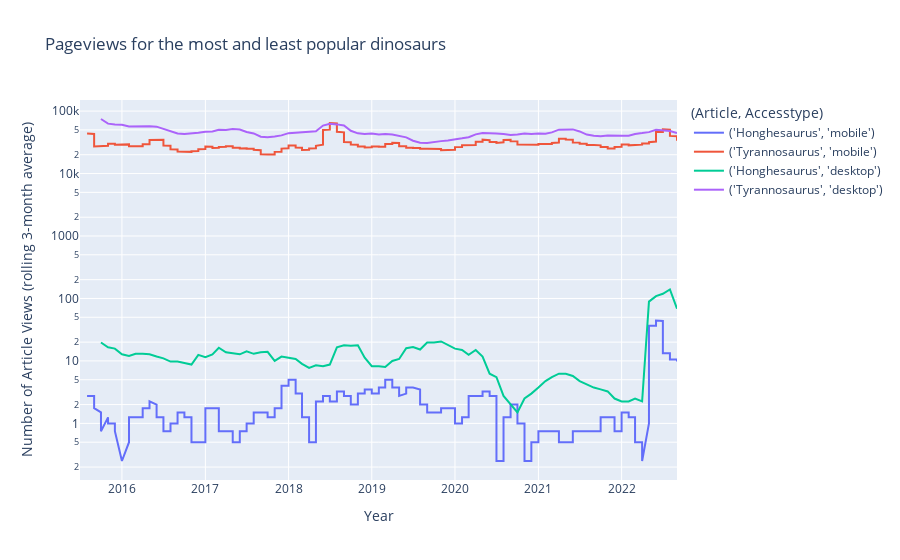

This figure's notebook cell:
### Markdown cell above
### Analysis 1
Maximum Average and Minimum Average - The first graph should contain time series for the articles that have the highest average page requests and the lowest average page requests for desktop access and mobile access. Your graph should have four lines (max desktop, min desktop, max mobile, min mobile).

### Code cell
df_mob = df_mobile.copy()
df_des = df_desktop.copy()

# Plot maximum and minimum averages
def get_min_max(df):
    avgs = df.groupby('article')['views'].mean().sort_values()
    return [avgs.index[0], avgs.index[len(avgs) - 1]]

mob_min_max = get_min_max(df_mob)
des_min_max = get_min_max(df_des)

# rolling average of views
df_des['avg_views'] = df_des.groupby(['article'])['views'].rolling(4).mean().reset_index(0, drop=True)
df_mob['avg_views'] = df_mob.groupby(['article'])['views'].rolling(4).mean().reset_index(0, drop=True)

df_ext = pd.concat([df_mob[df_mob['article'].isin(mob_min_max)], df_des[df_des['article'].isin(des_min_max)]]).reset_index()

df_ext['gkey'] = df_ext[["article", "access"]].apply(tuple, axis=1)

import plotly.express as px

fig = px.line(
    df_ext, 
    x="timestamp_conv", 
    y="avg_views", log_y=True,
    color="gkey",
    labels=dict(timestamp_conv="Year", avg_views="Number of Article Views (rolling 3-month average)", gkey="(Article, Accesstype)"),
    title='Pageviews for the most and least popular dinosaurs')

fig.show()

### Figure 1 — Plotly figure (JSON) as saved in the notebook; plotly's stock layout.template omitted (floating-point values rounded to 4 significant figures; data arrays with more than 128 entries replaced by an {"elided": "..."} marker saying what was removed)
{"data": [{"hovertemplate": "(Article, Accesstype)=('Honghesaurus', 'mobile')<br>Year=%{x}<br>Number of Article Views (rolling 3-month average)=%{y}<extra></extra>", "legendgroup": "('Honghesaurus', 'mobile')", "line": {"color": "#636efa", "dash": "solid"}, "marker": {"symbol": "circle"}, "mode": "lines", "name": "('Honghesaurus', 'mobile')", "orientation": "v", "showlegend": true, "type": "scatter", "x": {"elided": "174 str values"}, "xaxis": "x", "y": {"elided": "174 float values"}, "yaxis": "y"}, {"hovertemplate": "(Article, Accesstype)=('Tyrannosaurus', 'mobile')<br>Year=%{x}<br>Number of Article Views (rolling 3-month average)=%{y}<extra></extra>", "legendgroup": "('Tyrannosaurus', 'mobile')", "line": {"color": "#EF553B", "dash": "solid"}, "marker": {"symbol": "circle"}, "mode": "lines", "name": "('Tyrannosaurus', 'mobile')", "orientation": "v", "showlegend": true, "type": "scatter", "x": {"elided": "174 str values"}, "xaxis": "x", "y": {"elided": "174 float values"}, "yaxis": "y"}, {"hovertemplate": "(Article, Accesstype)=('Honghesaurus', 'desktop')<br>Year=%{x}<br>Number of Article Views (rolling 3-month average)=%{y}<extra></extra>", "legendgroup": "('Honghesaurus', 'desktop')", "line": {"color": "#00cc96", "dash": "solid"}, "marker": {"symbol": "circle"}, "mode": "lines", "name": "('Honghesaurus', 'desktop')", "orientation": "v", "showlegend": true, "type": "scatter", "x": ["2015-07-01", "2015-08-01", "2015-09-01", "2015-10-01", "2015-11-01", "2015-12-01", "2016-01-01", "2016-02-01", "2016-03-01", "2016-04-01", "2016-05-01", "2016-06-01", "2016-07-01", "2016-08-01", "2016-09-01", "2016-10-01", "2016-11-01", "2016-12-01", "2017-01-01", "2017-02-01", "2017-03-01", "2017-04-01", "2017-05-01", "2017-06-01", "2017-07-01", "2017-08-01", "2017-09-01", "2017-10-01", "2017-11-01", "2017-12-01", "2018-01-01", "2018-02-01", "2018-03-01", "2018-04-01", "2018-05-01", "2018-06-01", "2018-07-01", "2018-08-01", "2018-09-01", "2018-10-01", "2018-11-01", "2018-12-01", "2019-01-01", "2019-02-01", "2019-03-01", "2019-04-01", "2019-05-01", "2019-06-01", "2019-07-01", "2019-08-01", "2019-09-01", "2019-10-01", "2019-11-01", "2019-12-01", "2020-01-01", "2020-02-01", "2020-03-01", "2020-04-01", "2020-05-01", "2020-06-01", "2020-07-01", "2020-08-01", "2020-09-01", "2020-10-01", "2020-11-01", "2020-12-01", "2021-01-01", "2021-02-01", "2021-03-01", "2021-04-01", "2021-05-01", "2021-06-01", "2021-07-01", "2021-08-01", "2021-09-01", "2021-10-01", "2021-11-01", "2021-12-01", "2022-01-01", "2022-02-01", "2022-03-01", "2022-04-01", "2022-05-01", "2022-06-01", "2022-07-01", "2022-08-01", "2022-09-01"], "xaxis": "x", "y": [null, null, null, 19.75, 16.5, 15.75, 12.75, 12, 13, 13, 12.75, 11.75, 11, 9.75, 9.75, 9.25, 8.75, 12.5, 11.5, 12.75, 16.25, 13.75, 13.25, 12.75, 14.25, 13, 13.75, 14, 10, 11.75, 11.25, 10.75, 9, 7.75, 8.5, 8.25, 8.75, 16.5, 17.75, 17.5, 17.75, 11.25, 8.25, 8.25, 8, 10, 10.75, 16, 16.75, 15.25, 19.75, 19.75, 20.5, 17.75, 15.75, 15, 12.5, 15, 11.75, 6.25, 5.5, 2.75, 2, 1.5, 2.5, 3, 3.75, 4.75, 5.5, 6.25, 6.25, 5.75, 4.75, 4.25, 3.75, 3.5, 3.25, 2.5, 2.25, 2.25, 2.5, 2.25, 89, 109, 119, 139.5, 68.75], "yaxis": "y"}, {"hovertemplate": "(Article, Accesstype)=('Tyrannosaurus', 'desktop')<br>Year=%{x}<br>Number of Article Views (rolling 3-month average)=%{y}<extra></extra>", "legendgroup": "('Tyrannosaurus', 'desktop')", "line": {"color": "#ab63fa", "dash": "solid"}, "marker": {"symbol": "circle"}, "mode": "lines", "name": "('Tyrannosaurus', 'desktop')", "orientation": "v", "showlegend": true, "type": "scatter", "x": ["2015-07-01", "2015-08-01", "2015-09-01", "2015-10-01", "2015-11-01", "2015-12-01", "2016-01-01", "2016-02-01", "2016-03-01", "2016-04-01", "2016-05-01", "2016-06-01", "2016-07-01", "2016-08-01", "2016-09-01", "2016-10-01", "2016-11-01", "2016-12-01", "2017-01-01", "2017-02-01", "2017-03-01", "2017-04-01", "2017-05-01", "2017-06-01", "2017-07-01", "2017-08-01", "2017-09-01", "2017-10-01", "2017-11-01", "2017-12-01", "2018-01-01", "2018-02-01", "2018-03-01", "2018-04-01", "2018-05-01", "2018-06-01", "2018-07-01", "2018-08-01", "2018-09-01", "2018-10-01", "2018-11-01", "2018-12-01", "2019-01-01", "2019-02-01", "2019-03-01", "2019-04-01", "2019-05-01", "2019-06-01", "2019-07-01", "2019-08-01", "2019-09-01", "2019-10-01", "2019-11-01", "2019-12-01", "2020-01-01", "2020-02-01", "2020-03-01", "2020-04-01", "2020-05-01", "2020-06-01", "2020-07-01", "2020-08-01", "2020-09-01", "2020-10-01", "2020-11-01", "2020-12-01", "2021-01-01", "2021-02-01", "2021-03-01", "2021-04-01", "2021-05-01", "2021-06-01", "2021-07-01", "2021-08-01", "2021-09-01", "2021-10-01", "2021-11-01", "2021-12-01", "2022-01-01", "2022-02-01", "2022-03-01", "2022-04-01", "2022-05-01", "2022-06-01", "2022-07-01", "2022-08-01", "2022-09-01"], "xaxis": "x", "y": [null, null, null, 74700.0, 62990.0, 61249, 60530.0, 56793, 57400.0, 57230.0, 57370.0, 56320.0, 51620.0, 47770.0, 43757, 42921, 43410.0, 45020.0, 46770.0, 47273, 50050.0, 49990.0, 51670.0, 50720.0, 46310.0, 43900.0, 38882, 38170.0, 39120.0, 40837, 44370.0, 45230.0, 45870, 46950.0, 47480.0, 58635, 62440.0, 61251, 58920.0, 48440.0, 44050.0, 43164, 43930.0, 42380.0, 43130.0, 42316, 39889, 37950.0, 33560.0, 31080.0, 30939, 31600.0, 33038, 33960.0, 34806, 36590.0, 38170.0, 42380.0, 44518, 44770.0, 43870.0, 42910.0, 41280.0, 42190.0, 43640, 42788, 43920.0, 43340.0, 45630.0, 50473, 51220.0, 50920.0, 47240.0, 42030.0, 40316, 39710.0, 40570, 40090.0, 40230.0, 40460.0, 43110.0, 44440.0, 46030.0, 50260.0, 48984, 47848, 44450.0], "yaxis": "y"}], "layout": {"legend": {"title": {"text": "(Article, Accesstype)"}, "tracegroupgap": 0}, "title": {"text": "Pageviews for the most and least popular dinosaurs"}, "xaxis": {"anchor": "y", "domain": [0, 1], "title": {"text": "Year"}}, "yaxis": {"anchor": "x", "domain": [0, 1], "title": {"text": "Number of Article Views (rolling 3-month average)"}, "type": "log"}}}
